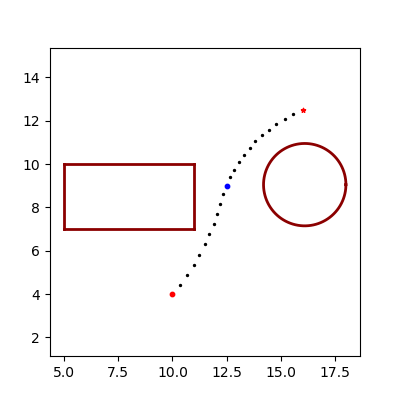

Recreate this plot in Python.
import math
import numpy as np
import gurobipy as gp
import matplotlib.pyplot as plt
from gurobipy import GRB


# parameters
T = 30
dim_state = 4
dim_control = 2
N_control = 6
N_nfz = 6
H = 1e5
epsilon = 1e-5
delta_t = 0.1
matrix_A = np.vstack((np.hstack((np.eye(dim_control), delta_t*np.eye(dim_control))),np.hstack((np.zeros((dim_control,dim_control)), np.eye(dim_control)))))
matrix_B = np.vstack((1/2*delta_t**2*np.eye(dim_control),delta_t*np.eye(dim_control)))


# problem
# start point
x_0 = 16
y_0 = 12.5
# teminal point
x_f = 10
y_f = 4
# velocity and acceleration
v_max = 20     # m/s
a_max = 3      # m/s2



# original setting

# no-fly-zone
# circle
num_of_nfz_circle = 1
c_nfz_circle = np.array([[16.1,9.05]])
r_nfz_circle = np.array([1.9])

# polygon
num_of_nfz_polygon = 1
c_nfz_polygon = np.array([[[5.0,7.0],[5.0,10.0],[11.0,10.0],[11.0,7.0]]])
extend = math.sqrt(2)/4*v_max*delta_t
c_nfz_polygon_extend = c_nfz_polygon.copy()

if num_of_nfz_polygon > 0:
    for c in range(0, num_of_nfz_polygon):
        c_nfz_polygon_extend[c,c_nfz_polygon_extend[c,:,0]==min(c_nfz_polygon_extend[c,:,0]),0] -= extend
        c_nfz_polygon_extend[c,c_nfz_polygon_extend[c,:,0]==max(c_nfz_polygon_extend[c,:,0]),0] += extend
        c_nfz_polygon_extend[c,c_nfz_polygon_extend[c,:,1]==min(c_nfz_polygon_extend[c,:,1]),1] -= extend
        c_nfz_polygon_extend[c,c_nfz_polygon_extend[c,:,1]==max(c_nfz_polygon_extend[c,:,1]),1] += extend


# waypoint
# num_of_wp = 2
# c_wp = np.array([[12,9],[8,10.4]])
num_of_wp = 1
c_wp = np.array([[12.5,9]])


def g(c_nfz, index):
    m = c_nfz.shape[0]
    g_index = np.sign((c_nfz[(index+1)%m,0]-c_nfz[index%m,0])*(c_nfz[(index+2)%m,1]-c_nfz[index%m,1])-(c_nfz[(index+1)%m,1]-c_nfz[index%m,1])*(c_nfz[(index+2)%m,0]-c_nfz[index%m,0]))
    return g_index


# create the model 
model = gp.Model()

# create varribles
x = model.addMVar((dim_state, T+1), lb=-GRB.INFINITY, vtype=GRB.CONTINUOUS, name="states")
u = model.addMVar((dim_control, T), lb=-GRB.INFINITY, vtype=GRB.CONTINUOUS, name="controls")
if num_of_nfz_circle > 0:
    b_nfz_circle = model.addMVar((num_of_nfz_circle, N_nfz, T+1), vtype=GRB.BINARY, name="nfz_circle")
if num_of_nfz_polygon > 0:
    b_nfz_polygon = {}
    for c in range(0, num_of_nfz_polygon):
        b_nfz_polygon[c] = model.addMVar((c_nfz_polygon_extend[c].shape[0], T+1), vtype=GRB.BINARY, name="nfz_polygon")
if num_of_wp > 0:
    b_wp = model.addMVar((num_of_wp, T+1), vtype=GRB.BINARY, name="wp")
b_f = model.addMVar(T+1, vtype=GRB.BINARY, name="final")

# set objective function
model.setObjective(gp.quicksum(i*b_f[i] for i in range(0, T+1)), GRB.MINIMIZE)

# set constraints
# start point
model.addConstr(x[0,0]-x_0 == 0)
model.addConstr(x[1,0]-y_0 == 0)
for i in range(0, T):
    # dynamics
    model.addConstr(x[:,i+1]==matrix_A@x[:,i]+matrix_B@u[:,i], name="con_dy%s"%i)
    # control
    for n in range(0, N_control):
        model.addConstr(u[0,i]*math.cos(2*math.pi*n/N_control) + u[1,i]*math.sin(2*math.pi*n/N_control)<=a_max*math.cos(math.pi/N_control), name="con_u%s%s"%(i,n))
for i in range(0, T+1):
    # state
    for n in range(0, N_control):
        model.addConstr(x[2,i]*math.cos(2*math.pi*n/N_control) + x[3,i]*math.sin(2*math.pi*n/N_control)<=v_max*math.cos(math.pi/N_control), name="con_v%s%s"%(i,n))
    # no-fly-zone
    if num_of_nfz_circle > 0:
        for c in range(0, num_of_nfz_circle):
            x_c = c_nfz_circle[c, 0]
            y_c = c_nfz_circle[c, 1]
            r_c = r_nfz_circle[c]
            for n in range(0, N_nfz):
                model.addConstr(-x[0,i]*math.cos(2*math.pi*n/N_nfz) - x[1,i]*math.sin(2*math.pi*n/N_nfz)<=-x_c*math.cos(2*math.pi*n/N_nfz)-y_c*math.sin(2*math.pi*n/N_nfz)-r_c + H*b_nfz_circle[c,n,i], name="con_nfz%s%s%s"%(c,i,n))
            model.addConstr(sum(b_nfz_circle[c,j,i] for j in range(0, N_nfz)) <= N_nfz-1, name="con_nfz%s%s"%(c,i))
    if num_of_nfz_polygon > 0:
        for c in range(0, num_of_nfz_polygon):
            c_nfz = c_nfz_polygon_extend[c]
            M = c_nfz.shape[0]
            for m in range(0,M):
                model.addConstr(g(c_nfz, m)*((c_nfz[(m+1)%M,0]-c_nfz[m%M,0])*(x[1,i]-c_nfz[m%M,1])-(c_nfz[(m+1)%M,1]-c_nfz[m%M,1])*(x[0,i]-c_nfz[m%M,0]))<=H*b_nfz_polygon[c][m,i]-epsilon)
            model.addConstr(sum(b_nfz_polygon[c][:,i])<=M-1)

    # waypoint
    if num_of_wp > 0:
        for w in range(0, num_of_wp):
            x_w = c_wp[w, 0]
            y_w = c_wp[w, 1]
            model.addConstr(x[0,i]-x_w <= H*(1-b_wp[w, i]))
            model.addConstr(-x[0,i]+x_w <= H*(1-b_wp[w, i]))
            model.addConstr(x[1,i]-y_w <= H*(1-b_wp[w, i]))
            model.addConstr(-x[1,i]+y_w <= H*(1-b_wp[w, i]))
            model.addConstr(sum(b_wp[w, j] for j in range(0,T+1))==1)
        for w in range(0, num_of_wp-1):
            model.addConstr(sum(j*b_wp[w, j] for j in range(0,T+1))<=sum(j*b_wp[w+1, j] for j in range(0,T+1))-1)
    # terminal point
    model.addConstr(x[0,i]-x_f <= H*(1-b_f[i]))
    model.addConstr(-x[0,i]+x_f <= H*(1-b_f[i]))
    model.addConstr(x[1,i]-y_f <= H*(1-b_f[i]))
    model.addConstr(-x[1,i]+y_f <= H*(1-b_f[i]))
    model.addConstr(sum(b_f[j] for j in range(0,T+1))==1)
    if num_of_wp > 0:
        model.addConstr(sum(j*b_wp[num_of_wp-1, j] for j in range(0,T+1))<=sum(j*b_f[j] for j in range(0,T+1))-1)

# solve the problem
model.optimize()
# model.computeIIS()
# model.write("model.ilp")

x_sol = (x.X).copy()

# plot the result
fig, ax = plt.subplots(figsize=(4, 4))
# no-fly-zone
if num_of_nfz_circle > 0:
    theta = np.linspace(0, 2 * np.pi, 200)
    for c in range(0, num_of_nfz_circle):
        x_c = c_nfz_circle[c, 0]
        y_c = c_nfz_circle[c, 1]
        x = r_nfz_circle[c]*np.cos(theta)
        y = r_nfz_circle[c]*np.sin(theta)
        ax.plot(x_c + x, y_c + y, color="darkred", linewidth=2)
if num_of_nfz_polygon > 0:
    for c in range(0, num_of_nfz_polygon):
        M = c_nfz_polygon[c].shape[0]
        for m in range(0, M):
            plt.plot([c_nfz_polygon[c,m,0], c_nfz_polygon[c,(m+1)%M,0]], [c_nfz_polygon[c,m,1], c_nfz_polygon[c,(m+1)%M,1]],color="darkred", linewidth=2)
t_f = np.where((b_f.X).copy()==1)[0][0]
# start point
plt.scatter(x_sol[0,0],x_sol[1,0], s=10, c='r', marker='*')
# trajectory
plt.scatter(x_sol[0,1:t_f],x_sol[1,1:t_f], s=2, c='k')
# terminal point
plt.scatter(x_sol[0,t_f],x_sol[1,t_f], s=10, c='r', marker='o')
# waypoint
if num_of_wp > 0:
    plt.scatter(c_wp[:,0],c_wp[:,1], s=10, c='b')

ax.axis("equal")
plt.show()
plt.savefig('check.png')
